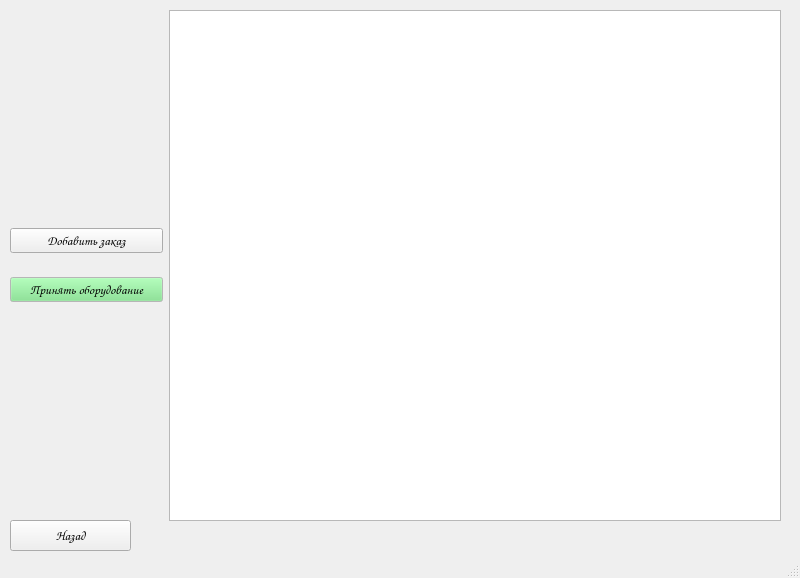
<?xml version="1.0" encoding="UTF-8"?>
<ui version="4.0">
 <class>MainWindow</class>
 <widget class="QMainWindow" name="MainWindow">
  <property name="geometry">
   <rect>
    <x>0</x>
    <y>0</y>
    <width>800</width>
    <height>578</height>
   </rect>
  </property>
  <property name="windowTitle">
   <string>MainWindow</string>
  </property>
  <widget class="QWidget" name="centralwidget">
   <widget class="QPushButton" name="back_btn">
    <property name="geometry">
     <rect>
      <x>10</x>
      <y>520</y>
      <width>121</width>
      <height>31</height>
     </rect>
    </property>
    <property name="font">
     <font>
      <family>Comic Sans MS</family>
      <pointsize>10</pointsize>
     </font>
    </property>
    <property name="text">
     <string>Назад</string>
    </property>
   </widget>
   <widget class="QWidget" name="horizontalLayoutWidget">
    <property name="geometry">
     <rect>
      <x>10</x>
      <y>10</y>
      <width>771</width>
      <height>511</height>
     </rect>
    </property>
    <layout class="QHBoxLayout" name="horizontalLayout" stretch="4,16">
     <item>
      <layout class="QVBoxLayout" name="verticalLayout">
       <property name="topMargin">
        <number>200</number>
       </property>
       <property name="bottomMargin">
        <number>200</number>
       </property>
       <item>
        <widget class="QPushButton" name="add_order_btn">
         <property name="font">
          <font>
           <family>Comic Sans MS</family>
           <pointsize>10</pointsize>
          </font>
         </property>
         <property name="text">
          <string>Добавить заказ</string>
         </property>
        </widget>
       </item>
       <item>
        <widget class="QPushButton" name="equipment_btn">
         <property name="palette">
          <palette>
           <active>
            <colorrole role="WindowText">
             <brush brushstyle="SolidPattern">
              <color alpha="255">
               <red>0</red>
               <green>0</green>
               <blue>0</blue>
              </color>
             </brush>
            </colorrole>
            <colorrole role="Button">
             <brush brushstyle="SolidPattern">
              <color alpha="255">
               <red>118</red>
               <green>227</green>
               <blue>131</blue>
              </color>
             </brush>
            </colorrole>
            <colorrole role="Light">
             <brush brushstyle="SolidPattern">
              <color alpha="255">
               <red>218</red>
               <green>255</green>
               <blue>222</blue>
              </color>
             </brush>
            </colorrole>
            <colorrole role="Midlight">
             <brush brushstyle="SolidPattern">
              <color alpha="255">
               <red>168</red>
               <green>241</green>
               <blue>176</blue>
              </color>
             </brush>
            </colorrole>
            <colorrole role="Dark">
             <brush brushstyle="SolidPattern">
              <color alpha="255">
               <red>59</red>
               <green>113</green>
               <blue>66</blue>
              </color>
             </brush>
            </colorrole>
            <colorrole role="Mid">
             <brush brushstyle="SolidPattern">
              <color alpha="255">
               <red>79</red>
               <green>151</green>
               <blue>87</blue>
              </color>
             </brush>
            </colorrole>
            <colorrole role="Text">
             <brush brushstyle="SolidPattern">
              <color alpha="255">
               <red>0</red>
               <green>0</green>
               <blue>0</blue>
              </color>
             </brush>
            </colorrole>
            <colorrole role="BrightText">
             <brush brushstyle="SolidPattern">
              <color alpha="255">
               <red>255</red>
               <green>255</green>
               <blue>255</blue>
              </color>
             </brush>
            </colorrole>
            <colorrole role="ButtonText">
             <brush brushstyle="SolidPattern">
              <color alpha="255">
               <red>0</red>
               <green>0</green>
               <blue>0</blue>
              </color>
             </brush>
            </colorrole>
            <colorrole role="Base">
             <brush brushstyle="SolidPattern">
              <color alpha="255">
               <red>255</red>
               <green>255</green>
               <blue>255</blue>
              </color>
             </brush>
            </colorrole>
            <colorrole role="Window">
             <brush brushstyle="SolidPattern">
              <color alpha="255">
               <red>255</red>
               <green>255</green>
               <blue>255</blue>
              </color>
             </brush>
            </colorrole>
            <colorrole role="Shadow">
             <brush brushstyle="SolidPattern">
              <color alpha="255">
               <red>0</red>
               <green>0</green>
               <blue>0</blue>
              </color>
             </brush>
            </colorrole>
            <colorrole role="AlternateBase">
             <brush brushstyle="SolidPattern">
              <color alpha="255">
               <red>186</red>
               <green>241</green>
               <blue>193</blue>
              </color>
             </brush>
            </colorrole>
            <colorrole role="ToolTipBase">
             <brush brushstyle="SolidPattern">
              <color alpha="255">
               <red>255</red>
               <green>255</green>
               <blue>220</blue>
              </color>
             </brush>
            </colorrole>
            <colorrole role="ToolTipText">
             <brush brushstyle="SolidPattern">
              <color alpha="255">
               <red>0</red>
               <green>0</green>
               <blue>0</blue>
              </color>
             </brush>
            </colorrole>
            <colorrole role="PlaceholderText">
             <brush brushstyle="SolidPattern">
              <color alpha="128">
               <red>0</red>
               <green>0</green>
               <blue>0</blue>
              </color>
             </brush>
            </colorrole>
           </active>
           <inactive>
            <colorrole role="WindowText">
             <brush brushstyle="SolidPattern">
              <color alpha="255">
               <red>0</red>
               <green>0</green>
               <blue>0</blue>
              </color>
             </brush>
            </colorrole>
            <colorrole role="Button">
             <brush brushstyle="SolidPattern">
              <color alpha="255">
               <red>118</red>
               <green>227</green>
               <blue>131</blue>
              </color>
             </brush>
            </colorrole>
            <colorrole role="Light">
             <brush brushstyle="SolidPattern">
              <color alpha="255">
               <red>218</red>
               <green>255</green>
               <blue>222</blue>
              </color>
             </brush>
            </colorrole>
            <colorrole role="Midlight">
             <brush brushstyle="SolidPattern">
              <color alpha="255">
               <red>168</red>
               <green>241</green>
               <blue>176</blue>
              </color>
             </brush>
            </colorrole>
            <colorrole role="Dark">
             <brush brushstyle="SolidPattern">
              <color alpha="255">
               <red>59</red>
               <green>113</green>
               <blue>66</blue>
              </color>
             </brush>
            </colorrole>
            <colorrole role="Mid">
             <brush brushstyle="SolidPattern">
              <color alpha="255">
               <red>79</red>
               <green>151</green>
               <blue>87</blue>
              </color>
             </brush>
            </colorrole>
            <colorrole role="Text">
             <brush brushstyle="SolidPattern">
              <color alpha="255">
               <red>0</red>
               <green>0</green>
               <blue>0</blue>
              </color>
             </brush>
            </colorrole>
            <colorrole role="BrightText">
             <brush brushstyle="SolidPattern">
              <color alpha="255">
               <red>255</red>
               <green>255</green>
               <blue>255</blue>
              </color>
             </brush>
            </colorrole>
            <colorrole role="ButtonText">
             <brush brushstyle="SolidPattern">
              <color alpha="255">
               <red>0</red>
               <green>0</green>
               <blue>0</blue>
              </color>
             </brush>
            </colorrole>
            <colorrole role="Base">
             <brush brushstyle="SolidPattern">
              <color alpha="255">
               <red>255</red>
               <green>255</green>
               <blue>255</blue>
              </color>
             </brush>
            </colorrole>
            <colorrole role="Window">
             <brush brushstyle="SolidPattern">
              <color alpha="255">
               <red>255</red>
               <green>255</green>
               <blue>255</blue>
              </color>
             </brush>
            </colorrole>
            <colorrole role="Shadow">
             <brush brushstyle="SolidPattern">
              <color alpha="255">
               <red>0</red>
               <green>0</green>
               <blue>0</blue>
              </color>
             </brush>
            </colorrole>
            <colorrole role="AlternateBase">
             <brush brushstyle="SolidPattern">
              <color alpha="255">
               <red>186</red>
               <green>241</green>
               <blue>193</blue>
              </color>
             </brush>
            </colorrole>
            <colorrole role="ToolTipBase">
             <brush brushstyle="SolidPattern">
              <color alpha="255">
               <red>255</red>
               <green>255</green>
               <blue>220</blue>
              </color>
             </brush>
            </colorrole>
            <colorrole role="ToolTipText">
             <brush brushstyle="SolidPattern">
              <color alpha="255">
               <red>0</red>
               <green>0</green>
               <blue>0</blue>
              </color>
             </brush>
            </colorrole>
            <colorrole role="PlaceholderText">
             <brush brushstyle="SolidPattern">
              <color alpha="128">
               <red>0</red>
               <green>0</green>
               <blue>0</blue>
              </color>
             </brush>
            </colorrole>
           </inactive>
           <disabled>
            <colorrole role="WindowText">
             <brush brushstyle="SolidPattern">
              <color alpha="255">
               <red>59</red>
               <green>113</green>
               <blue>66</blue>
              </color>
             </brush>
            </colorrole>
            <colorrole role="Button">
             <brush brushstyle="SolidPattern">
              <color alpha="255">
               <red>118</red>
               <green>227</green>
               <blue>131</blue>
              </color>
             </brush>
            </colorrole>
            <colorrole role="Light">
             <brush brushstyle="SolidPattern">
              <color alpha="255">
               <red>218</red>
               <green>255</green>
               <blue>222</blue>
              </color>
             </brush>
            </colorrole>
            <colorrole role="Midlight">
             <brush brushstyle="SolidPattern">
              <color alpha="255">
               <red>168</red>
               <green>241</green>
               <blue>176</blue>
              </color>
             </brush>
            </colorrole>
            <colorrole role="Dark">
             <brush brushstyle="SolidPattern">
              <color alpha="255">
               <red>59</red>
               <green>113</green>
               <blue>66</blue>
              </color>
             </brush>
            </colorrole>
            <colorrole role="Mid">
             <brush brushstyle="SolidPattern">
              <color alpha="255">
               <red>79</red>
               <green>151</green>
               <blue>87</blue>
              </color>
             </brush>
            </colorrole>
            <colorrole role="Text">
             <brush brushstyle="SolidPattern">
              <color alpha="255">
               <red>59</red>
               <green>113</green>
               <blue>66</blue>
              </color>
             </brush>
            </colorrole>
            <colorrole role="BrightText">
             <brush brushstyle="SolidPattern">
              <color alpha="255">
               <red>255</red>
               <green>255</green>
               <blue>255</blue>
              </color>
             </brush>
            </colorrole>
            <colorrole role="ButtonText">
             <brush brushstyle="SolidPattern">
              <color alpha="255">
               <red>59</red>
               <green>113</green>
               <blue>66</blue>
              </color>
             </brush>
            </colorrole>
            <colorrole role="Base">
             <brush brushstyle="SolidPattern">
              <color alpha="255">
               <red>255</red>
               <green>255</green>
               <blue>255</blue>
              </color>
             </brush>
            </colorrole>
            <colorrole role="Window">
             <brush brushstyle="SolidPattern">
              <color alpha="255">
               <red>255</red>
               <green>255</green>
               <blue>255</blue>
              </color>
             </brush>
            </colorrole>
            <colorrole role="Shadow">
             <brush brushstyle="SolidPattern">
              <color alpha="255">
               <red>0</red>
               <green>0</green>
               <blue>0</blue>
              </color>
             </brush>
            </colorrole>
            <colorrole role="AlternateBase">
             <brush brushstyle="SolidPattern">
              <color alpha="255">
               <red>118</red>
               <green>227</green>
               <blue>131</blue>
              </color>
             </brush>
            </colorrole>
            <colorrole role="ToolTipBase">
             <brush brushstyle="SolidPattern">
              <color alpha="255">
               <red>255</red>
               <green>255</green>
               <blue>220</blue>
              </color>
             </brush>
            </colorrole>
            <colorrole role="ToolTipText">
             <brush brushstyle="SolidPattern">
              <color alpha="255">
               <red>0</red>
               <green>0</green>
               <blue>0</blue>
              </color>
             </brush>
            </colorrole>
            <colorrole role="PlaceholderText">
             <brush brushstyle="SolidPattern">
              <color alpha="128">
               <red>0</red>
               <green>0</green>
               <blue>0</blue>
              </color>
             </brush>
            </colorrole>
           </disabled>
          </palette>
         </property>
         <property name="font">
          <font>
           <family>Comic Sans MS</family>
           <pointsize>10</pointsize>
          </font>
         </property>
         <property name="text">
          <string>Принять оборудование</string>
         </property>
        </widget>
       </item>
      </layout>
     </item>
     <item>
      <widget class="QTableWidget" name="tableWidget"/>
     </item>
    </layout>
   </widget>
  </widget>
  <widget class="QStatusBar" name="statusbar"/>
 </widget>
 <resources/>
 <connections/>
</ui>
